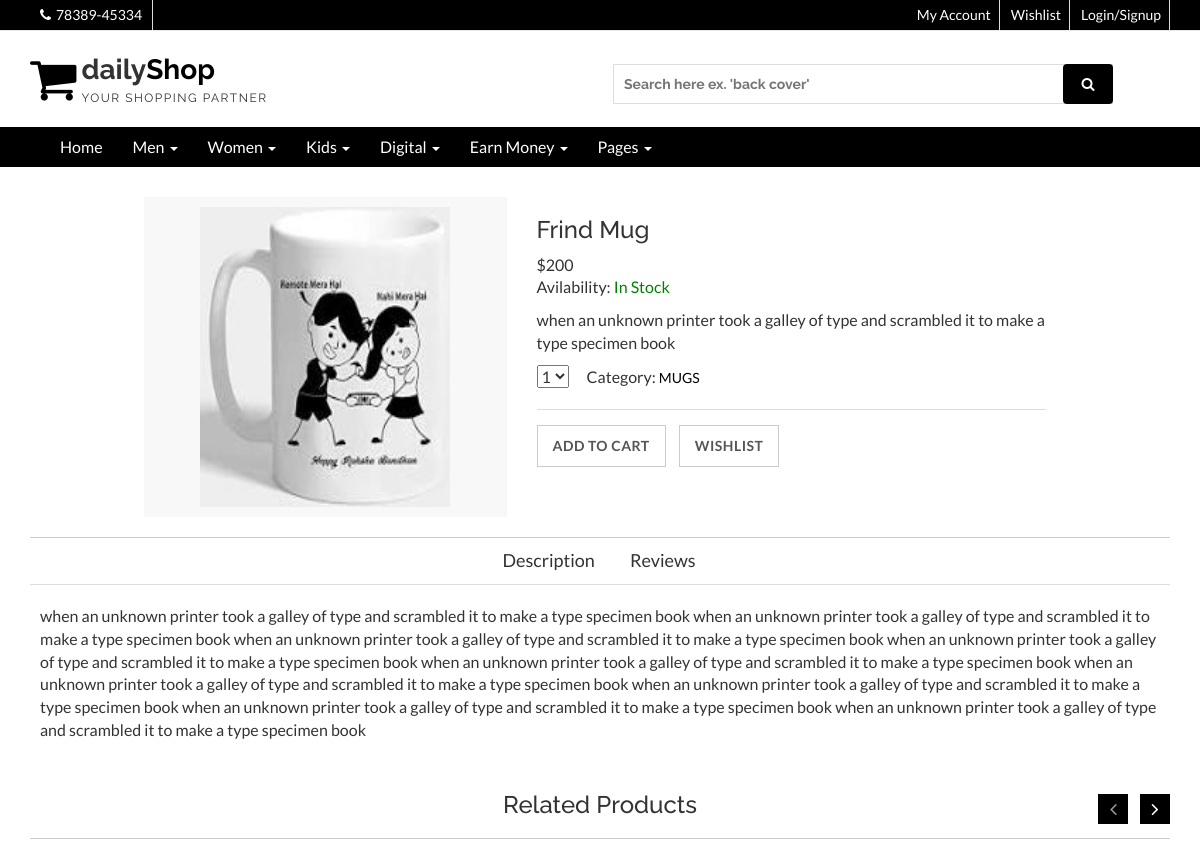
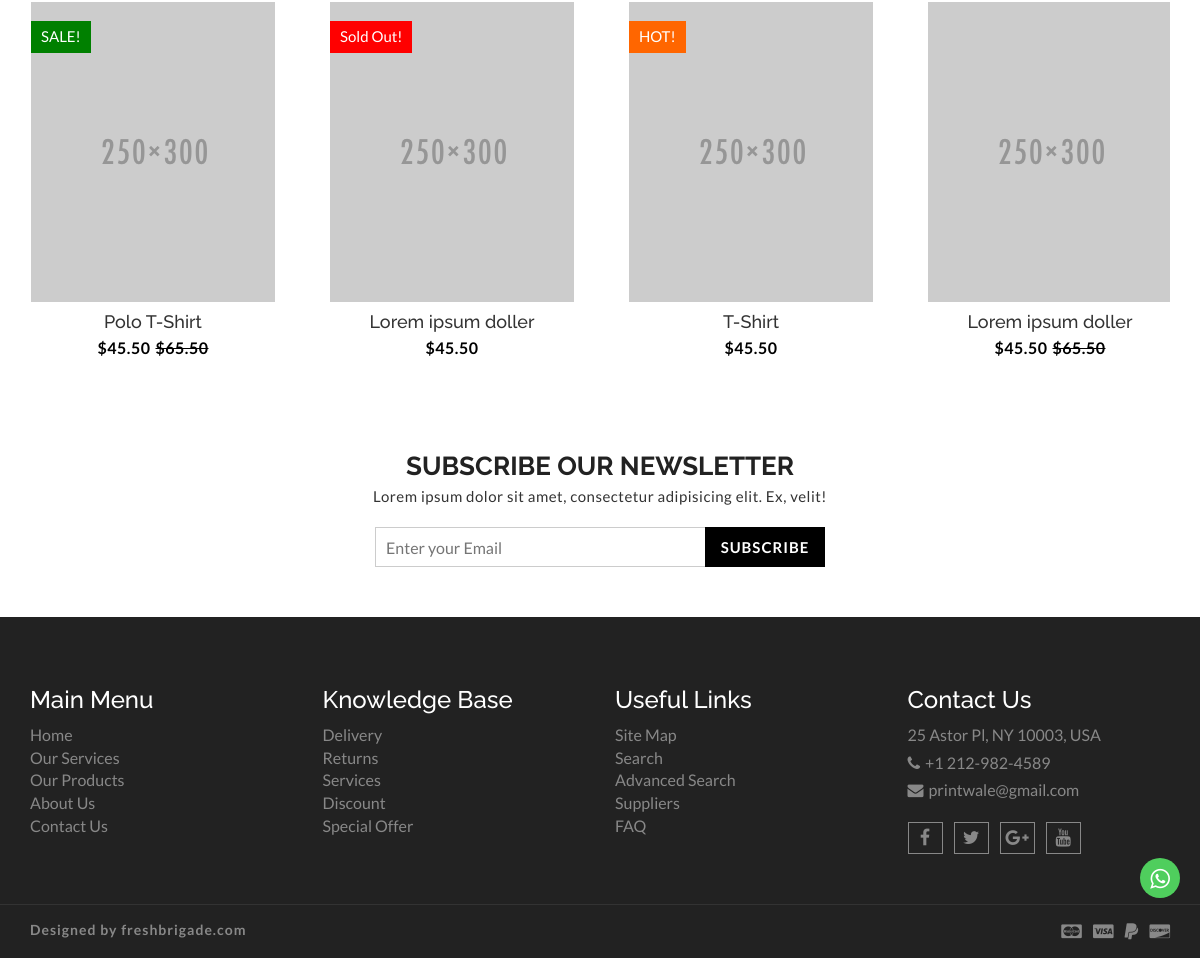
The app's page /product-detail.php?pid=2 with its own data (2 pictures, top to bottom).
### tables this page shows
CREATE TABLE `products` (
  `id` int(11) NOT NULL,
  `cid` int(9) NOT NULL,
  `name` varchar(255) NOT NULL,
  `image` text NOT NULL,
  `price` int(11) NOT NULL,
  `sell_price` int(11) NOT NULL,
  `shot_desc` varchar(255) NOT NULL,
  `long_desc` text NOT NULL,
  `created` timestamp NOT NULL DEFAULT current_timestamp(),
  `status` enum('1','0') NOT NULL
);

CREATE TABLE `category` (
  `id` int(11) NOT NULL,
  `name` varchar(255) NOT NULL,
  `image` varchar(255) NOT NULL,
  `off` int(10) NOT NULL,
  `tag` text NOT NULL,
  `status` enum('1','0') NOT NULL,
  `created` timestamp NOT NULL DEFAULT current_timestamp()
);

### product-detail.php (the view, shortened to what this page needs)
<?php
 include('header.php');
 if(!empty($_GET['pid'])){
    $product_id = $_GET['pid'];
    require ('config.php');
    $details = mysqli_fetch_assoc(mysqli_query($conn,"SELECT products.*,category.name as CatName,category.id as catId FROM products INNER JOIN category on products.cid= category.id WHERE products.id = '$product_id' LIMIT 1"));
  }
  else{
    header('Location: index.php');
  }
?>
  <section id="aa-product-details">
    <div class="container">
      <div class="row">
        <div class="col-md-12">
          <div class="aa-product-details-area">
            <div class="aa-product-details-content">
              <div class="row">
                <div class="col-md-5 col-sm-5 col-xs-12">
                  <div class="aa-product-view-slider">
                    <div id="demo-1" class="simpleLens-gallery-container">
                      <div class="simpleLens-container">
                        <div class="simpleLens-big-image-container"><img src="media/product/<?php echo $details['image']?>" class="zoom" width="250" height="300" ></div>
                      </div>
                    </div>
                  </div>
                </div>
                <div class="col-md-7 col-sm-7 col-xs-12">
                  <div class="aa-product-view-content">
                    <h3><?php echo $details['name']?></h3>
                    <div class="aa-price-block">
                      <span class="aa-product-view-price">$<?php echo $details['price']?></span>
                      <p class="aa-product-avilability">Avilability: <span style="color: green;"><?php if($details['status']=='1'){ echo "In Stock"; } ?></span></p>
                    </div>
                    <p><?php echo $details['shot_desc']?></p>
                    <div class="aa-prod-quantity">
                        <select id="productcount"  name="productcount">
                          <option value="1">1</option>
                        </select>
                      <p class="aa-prod-category">
                        Category: <a href="product.php?catID=<?php echo $details['catId']?>" class='text-uppercase '><?php echo $details['CatName']?></a>
                      </p>
                    </div>
                    <div class="aa-prod-view-bottom">
                      <a class="aa-add-to-cart-btn addtocart"  href="javascript:void(0)"  p_id='<?php echo $details['id']?>'>Add To Cart</a>
                      <a class="aa-add-to-cart-btn" href="#">Wishlist</a>
                    </div>
                  </div>
                </div>
              </div>
            </div>
            <div class="aa-product-details-bottom">
              <ul class="nav nav-tabs" id="myTab2">
                <li><a href="#description" data-toggle="tab">Description</a></li>
                <li><a href="#review" data-toggle="tab">Reviews</a></li>
              </ul>
              <div class="tab-content">
                <div class="tab-pane fade in active" id="description">
                  <p><?php echo $details['long_desc'] ?></p>
                </div>
              </div>
            </div>
            <div class="aa-product-related-item">
              <h3>Related Products</h3>
              <ul class="aa-product-catg aa-related-item-slider">
                <li>
                  <figure>
                    <a class="aa-product-img" href="#"><img src="img/man/polo-shirt-2.png" alt="polo shirt img"></a>
                     <figcaption>
                      <h4 class="aa-product-title"><a href="#">Polo T-Shirt</a></h4>
                      <span class="aa-product-price">$45.50</span><span class="aa-product-price"><del>$65.50</del></span>
                    </figcaption>
                  </figure>
                  <span class="aa-badge aa-sale" href="#">SALE!</span>
                </li>
                <li>
                  <figure>
                    <a class="aa-product-img" href="#"><img src="img/women/girl-2.png" alt="polo shirt img"></a>
                    <figcaption>
                      <h4 class="aa-product-title"><a href="#">Lorem ipsum doller</a></h4>
                      <span class="aa-product-price">$45.50</span>
                    </figcaption>
                  </figure>
                   <span class="aa-badge aa-sold-out" href="#">Sold Out!</span>
                </li>
                <li>
                  <figure>
                    <a class="aa-product-img" href="#"><img src="img/man/t-shirt-1.png" alt="polo shirt img"></a>
                  </figure>
                  <figcaption>
                    <h4 class="aa-product-title"><a href="#">T-Shirt</a></h4>
                    <span class="aa-product-price">$45.50</span>
                  </figcaption>
                   <span class="aa-badge aa-hot" href="#">HOT!</span>
                </li>
                <li>
                  <figure>
                    <a class="aa-product-img" href="#"><img src="img/women/girl-3.png" alt="polo shirt img"></a>
                     <figcaption>
                      <h4 class="aa-product-title"><a href="#">Lorem ipsum doller</a></h4>
                      <span class="aa-product-price">$45.50</span><span class="aa-product-price"><del>$65.50</del></span>
                    </figcaption>
                  </figure>
                </li>
              </ul>
            </div>
          </div>
        </div>
      </div>
    </div>
  </section>
  <?php include('footer.php');?>

### css/theme-color/default-theme.css (style rules this page uses)
.aa-product-catg li .aa-product-price { color: #000; }
#aa-product-details .aa-product-details-area .aa-product-details-content .aa-product-view-content .aa-prod-quantity .aa-prod-category a { color: #000; }

### records on screen
products: image (picture), name "Frind Mug", price "200", shot_desc "when an unknown printer took a galley of type and scrambled it to make a type specimen book", category.name "MUGS", long_desc "when an unknown printer took a galley of type and scrambled it to make a type specimen book when an unknown printer took a galley of type and scrambled it to make a type specimen book when an unknown printer took a galley of type and scrambled it to make a type specimen book when an unknown printer took a galley of type and scrambled it to make a type specimen book when an unknown printer took a galley of type and scrambled it to make a type specimen book when an unknown printer took a galley of type and scrambled it to make a type specimen book when an unknown printer took a galley of type and scrambled it to make a type specimen book when an unknown printer took a galley of type and…"
